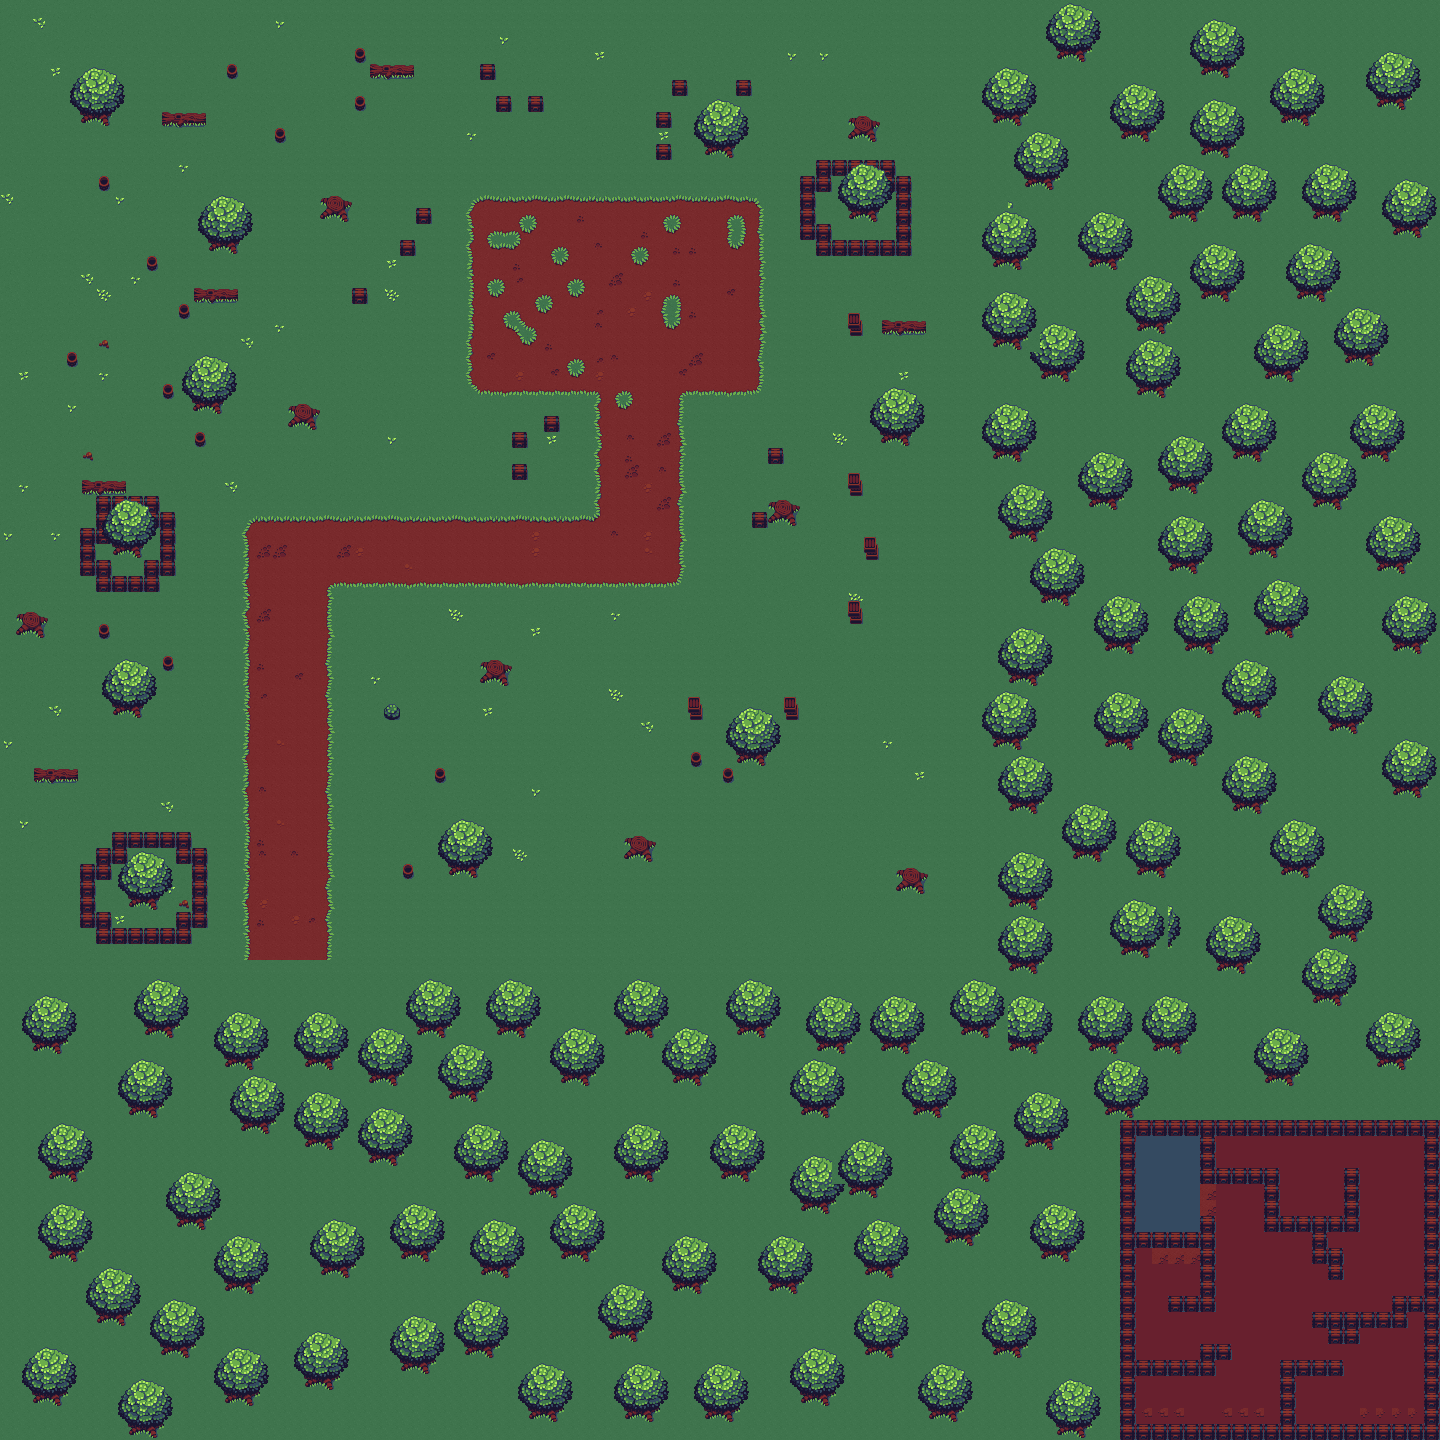

A level layout from a 2D game, rendered from its tile map. Below: a short description, then the map file with tile-grid data replaced by summaries:
An orthogonal 90x90 tile map with 16x16 px tiles, 4 tile layers (Excess, Base, Tree Base, Tree Top).

<map version="1.10" tiledversion="1.10.2" orientation="orthogonal" renderorder="right-down" width="90" height="90" tilewidth="16" tileheight="16" infinite="0" nextlayerid="9" nextobjectid="1">
 <tileset firstgid="1" source="buch-outdoor.tsx" />
 <layer id="8" name="Excess" width="90" height="90">
  <data>[8100 cells, 8100 non-empty, 1 distinct tile ids]</data>
 </layer>
 <layer id="2" name="Base" width="90" height="90">
  <data>[8100 cells, 5796 non-empty, 67 distinct tile ids]</data>
 </layer>
 <layer id="4" name="Tree Base" width="90" height="90">
  <data>[8100 cells, 439 non-empty, 16 distinct tile ids]</data>
 </layer>
 <layer id="6" name="Tree Top" width="90" height="90">
  <data>[8100 cells, 132 non-empty, 12 distinct tile ids]</data>
 </layer>
</map>
